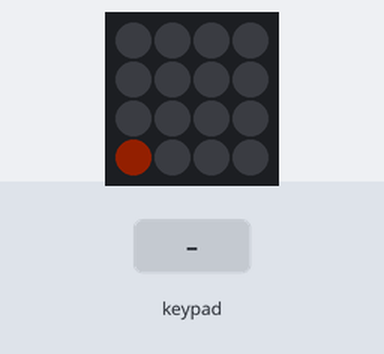
Simulated run of this program. Board: Raspberry Pi Pico running MicroPython. On the bench: 4×4 RGB LED matrix. The inputs (shaded band) are chosen by the test bench. Dim RGB values are drawn brighter than linear; random numbers come from a fixed seed.

Above: at 1.25 s.
1.3 s: keypad keys 2 5 pressed 0.4 s apart
At 3.3 s:
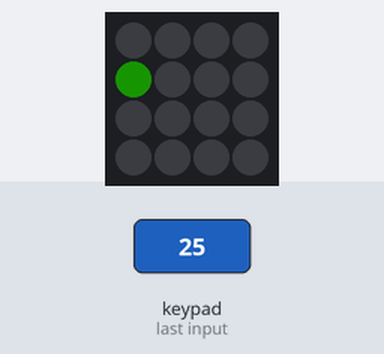
4.1 s: key '0' pressed
7.1 s: key '5' pressed
At 9.6 s:
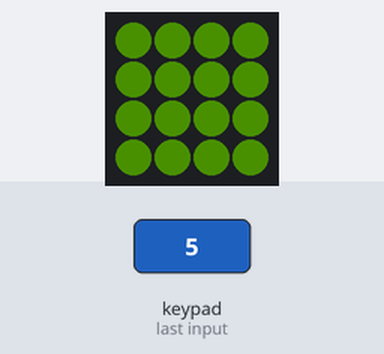
9.8 s: keypad keys 1 2 pressed 0.4 s apart
At 12.38 s:
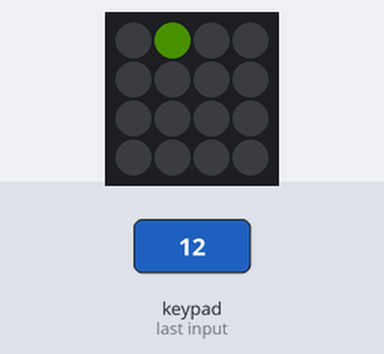
13.6 s: key 'D' pressed
At 16.8 s:
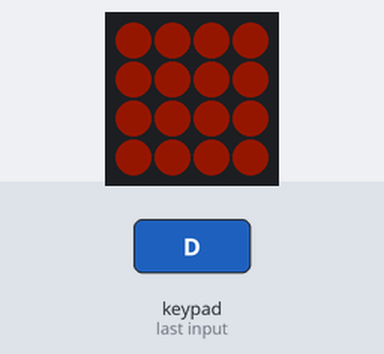
Timing chart, 0 to 17.6 s (numbered marks = the images above; inputs shaded):
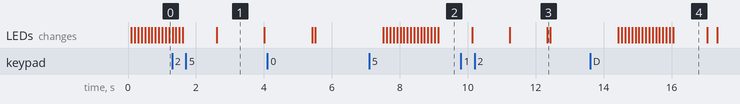

The program:

repeat.py
```python
import time
import picokeypad
import random


keypad = picokeypad.PicoKeypad()
keypad.set_brightness(0.1)

NUM_PADS = keypad.get_num_pads()


def level_color(key: int):
    return (0x10 * key, 0xf0 - 0x10 * key, 0x00)


def get_keys(button_states: int) -> list[int]:
    button = 0
    keys = []
    while button_states > 0:
        if button_states & 1 > 0:
            keys.append(button)
        button += 1
        button_states >>= 1
    return keys


def wait_for_one_key() -> int:
    while True:
        button_states = keypad.get_button_states()
        keys = get_keys(button_states)
        if len(keys) == 1:
            return keys[0]
        time.sleep(0.1)


def turn_off_all_keys():
    for i in range(0, NUM_PADS):
        keypad.illuminate(i, 0, 0, 0)
    keypad.update()


def ok_sign():
    for key in [3, 6, 8, 10, 13]:
        keypad.illuminate(key, 0, 0xff, 0)
    for key in [0, 1, 2, 4, 5, 7, 9, 11, 12, 14, 15]:
        keypad.illuminate(key, 0, 0, 0)
    keypad.update()


def x_sign():
    for key in [0, 3, 5, 6, 9, 10, 12, 15]:
        keypad.illuminate(key, 0xff, 0, 0)
    for key in [1, 2, 4, 7, 8, 11, 13, 14]:
        keypad.illuminate(key, 0, 0, 0)
    keypad.update()


while True:
    for key in range(0, NUM_PADS):
        for i in range(0, NUM_PADS):
            keypad.illuminate(i, 0x00, 0x00, 0x00)
        keypad.illuminate(key, *level_color(key))
        keypad.update()
        time.sleep(0.1)

    for key in range(0, NUM_PADS):  # lit all keys to theirs level/color
        keypad.illuminate(key, *level_color(key))
    keypad.update()

    level = wait_for_one_key()

    for i in range(0, NUM_PADS):
        keypad.illuminate(i, *level_color(level))
    keypad.update()
    time.sleep(1)
    turn_off_all_keys()

    for num_of_keys_to_lit in range(1, NUM_PADS + 1):
        keys = set(range(0, NUM_PADS))
        lit_keys = []
        for i in range(num_of_keys_to_lit):
            key = random.choice(list(keys))
            keys.remove(key)
            lit_keys.append(key)
            keypad.illuminate(key, *level_color(level))
            keypad.update()
            time.sleep(0.1 * (16 - level))

            keypad.illuminate(key, 0, 0, 0)
            keypad.update()
            time.sleep(0.1 * (16 - level))

        clicked_keys = []
        while True:
            key = wait_for_one_key()
            if key in clicked_keys:
                continue

            keypad.illuminate(key, *level_color(level))
            keypad.update()
            clicked_keys.append(key)

            time.sleep(0.1)

            if len(clicked_keys) == len(lit_keys):
                break

        if clicked_keys == lit_keys:
            ok_sign()
            time.sleep(2)
            turn_off_all_keys()
        else:
            x_sign()
            time.sleep(2)
            turn_off_all_keys()
            break

    while True:
        if keypad.get_button_states() != 0:
            break
        time.sleep(0.1)
```

Measured:
- what the display in image 4 shows lasts 1.0 s, from 16.0 s to 17.0 s
